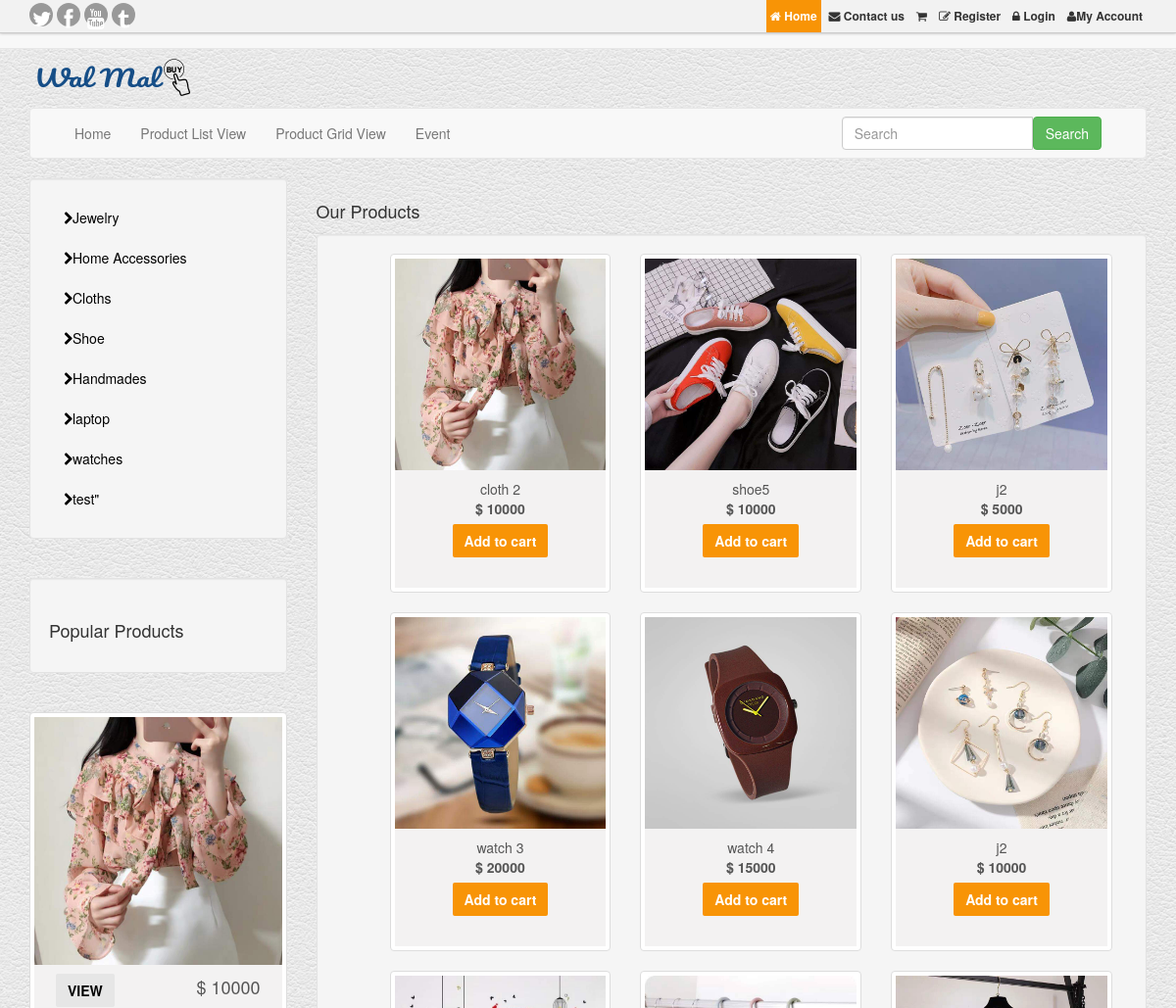
/grid_view.php (upper part), run on an earlier commit of the app's database.
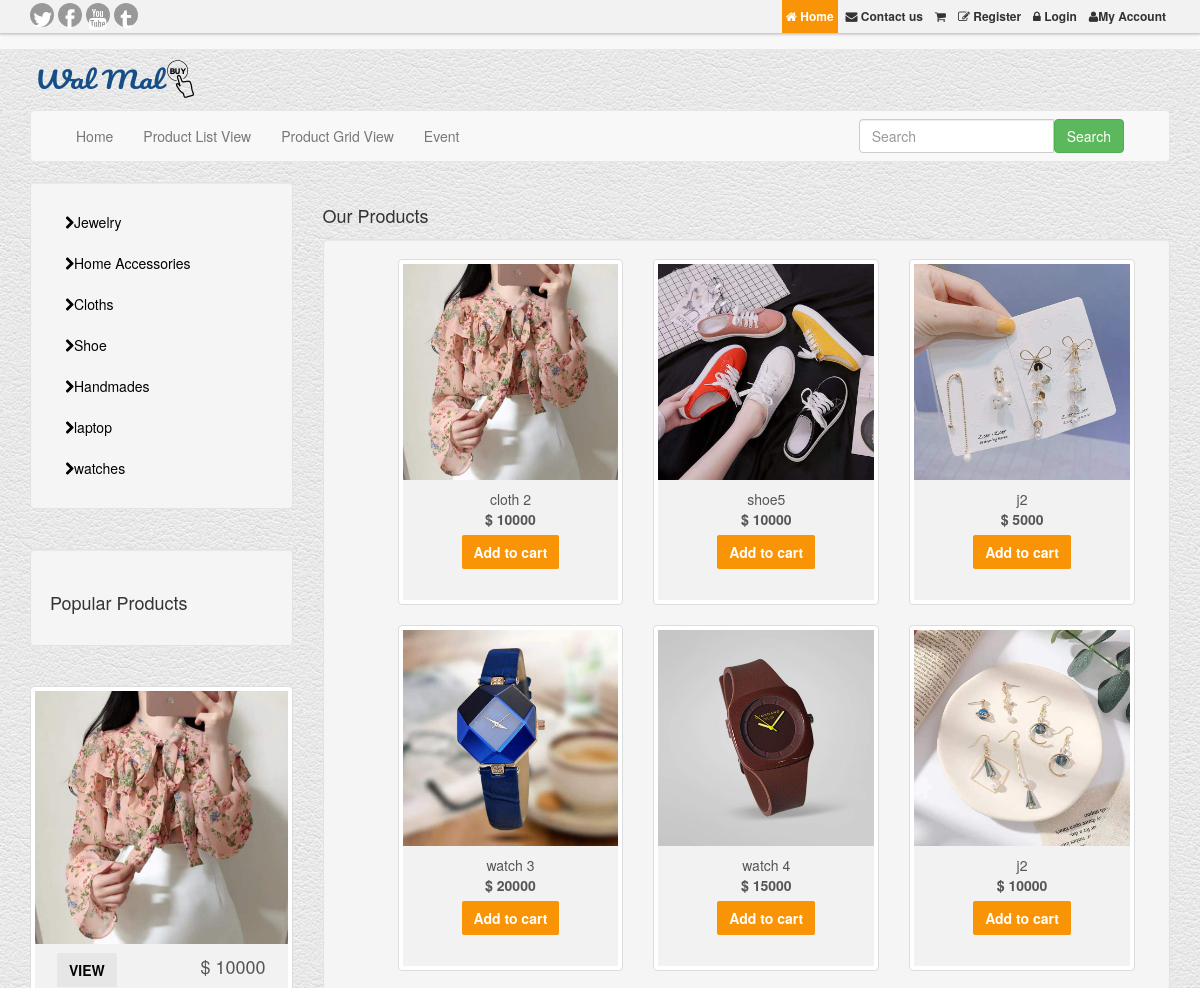
And on a later commit of the database.
### tables this page shows
CREATE TABLE `category` (
  `cat_id` int(11) NOT NULL,
  `cat_title` varchar(255) NOT NULL
);

CREATE TABLE `product` (
  `product_id` int(11) NOT NULL,
  `product_cat_id` int(11) NOT NULL,
  `product_title` varchar(255) NOT NULL,
  `product_image` text NOT NULL,
  `product_content` text NOT NULL,
  `product_date` date NOT NULL,
  `product_price` varchar(255) NOT NULL,
  `product_qty` int(11) NOT NULL,
  `product_seller_id` int(11) NOT NULL,
  `product_tag` varchar(255) NOT NULL,
  `product_status` varchar(255) NOT NULL,
  `product_comment_count` int(11) NOT NULL,
  `product_view_count` int(11) NOT NULL
);

### grid_view.php (the view, shortened to what this page needs)
<?php include_once "include/header.php"; ?>
<?php include_once "include/navigation.php"; ?>
<div class="row">
	<?php include_once "include/sidebar.php"; ?>
	<div class="col-md-9">
	<h3>Our Products </h3>
	<div class="row-fluid">
	<div class="well well-small col-md-12">
<ul class="thumbnails" style="list-style-type: none;">
		<?php
		$query=$con->prepare("SELECT * FROM product WHERE product_status='approved'");
		$query->execute();
		$result=$query->get_result();
		while ($row=$result->fetch_assoc()) {
			$product_id=$row['product_id'];
			$product_image=$row['product_image'];
			$product_title=$row['product_title'];
			$product_price=$row['product_price'];
			?>
				<li class="col-md-4">
					<div class="thumbnail">
						<a href="product_details.php?productd=<?php echo $product_id ?>"><img src="images/<?php echo htmlspecialchars($product_image); ?>" alt=""></a>
						<div class="caption cntr">
							<p><?php echo htmlspecialchars($product_title); ?></p>
							<p><strong> $ <?php echo htmlspecialchars($product_price); ?></strong></p>
							<h4><a class="shopBtn" href="cart_view.php?cart_product_id=<?php echo htmlspecialchars($product_id); ?>" title="add to cart"> Add to cart </a></h4>
							<br class="clr">
						</div>
					</div>
				</li>
			<?php } ?>
		</ul>
	</div>
</div>
</div>
</div>
<?php include_once "include/footer.php" ?>

### include/sidebar.php (shortened to what this page needs)
<div id="sidebar" class="col-md-3 hidden-xs hidden-sm">
		<div class="well well-small">
			<ul class="nav nav-list">
				<?php
					$stmt = $con->prepare("SELECT * FROM category");
					$stmt -> execute();
					$result = $stmt->get_result();
					while ($row=$result->fetch_assoc()) {
						$cat_id=$row['cat_id'];
						$cat_title=$row['cat_title'];
				 ?>
				<li><a href="view_product.php?cat_id=<?php echo htmlspecialchars($cat_id); ?>"><span class="icon-chevron-right"></span><?php echo htmlspecialchars($cat_title); ?></a></li>
			<?php } ?>
			</ul>
		</div>
		<br>
		<div class="well">
		<h3>Popular Products</h3>
		</div>
		<br>
		<ul class="nav nav-list promowrapper">
			<?php
				$stmt = $con->prepare("SELECT * FROM product WHERE product_view_count ORDER BY product_view_count DESC LIMIT 3");
				$stmt -> execute();
				$result = $stmt->get_result();
				while ($row=$result->fetch_assoc()) {
					$product_id=$row['product_id'];
					$product_image=$row['product_image'];
					$product_price=$row['product_price'];
			 ?>
			<li>
				<div class="thumbnail">
					<img src="images/<?php echo htmlspecialchars($product_image); ?>" alt="Special Offer">
					<div class="caption">
						<h4><a class="defaultBtn" href="product_details.php?productd=<?php echo htmlspecialchars($product_id); ?>">VIEW</a> <span class="pull-right">$ <?php echo htmlspecialchars($product_price); ?></span></h4>
					</div>
				</div>
			</li>
			<?php
				}
			 ?>
		</ul>
	</div>

What changed in the data, as far as the page shows it:
removed category: cat_title "test\""
no longer on this page (row unchanged): product: product_image (picture), shown under "Our Products"
no longer on this page (row unchanged): product: product_image (picture), shown under "Our Products"
no longer on this page (row edited): product: product_image (picture), shown under "Our Products"
